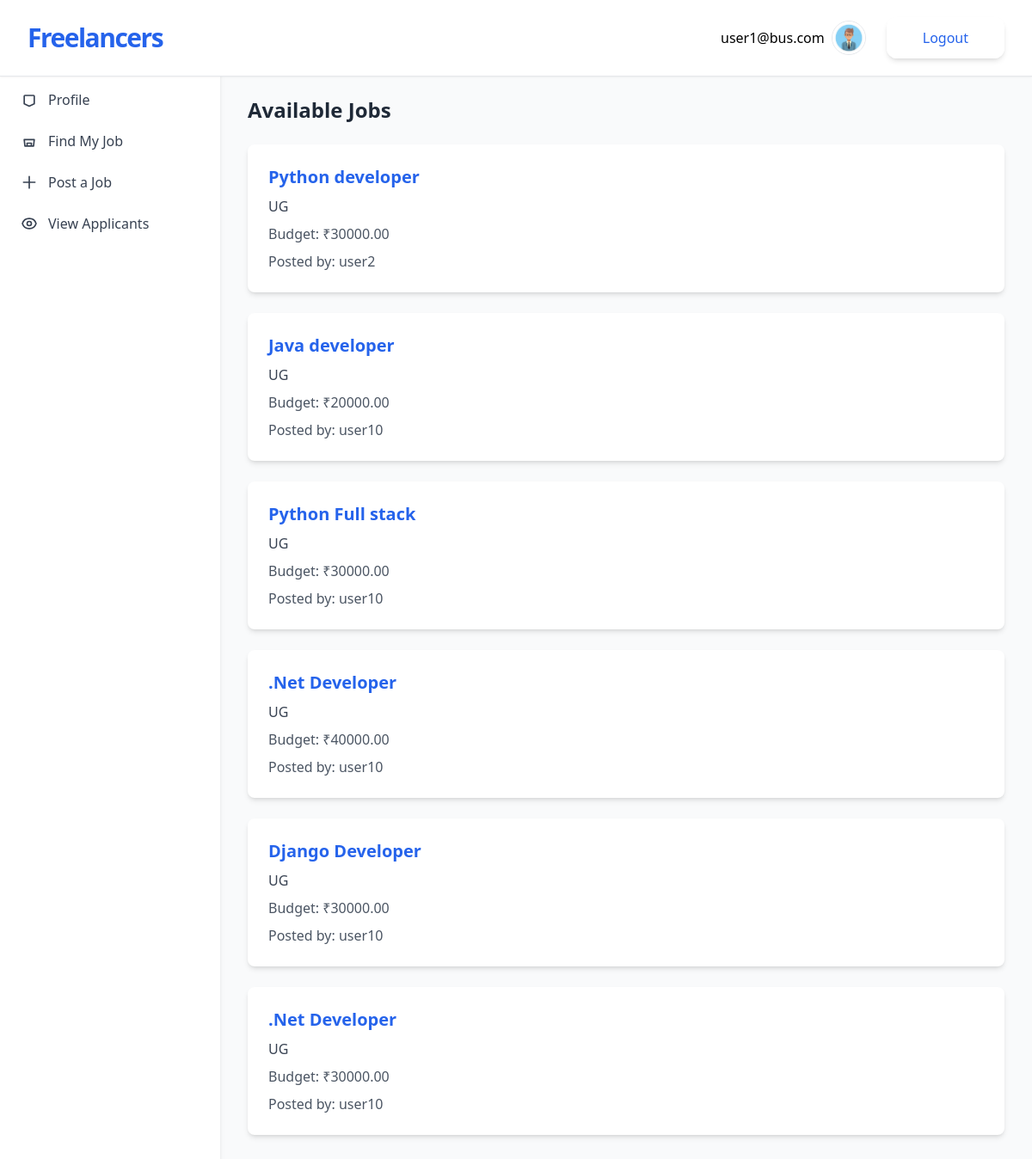
The page /jobs/ (signed in) on the database its author committed.
### accounts/models.py (models this page shows, shortened)
class CustomUser(AbstractUser):
    USER_TYPE_CHOICES = (
        ('freelancer', 'Freelancer'),
        ('business', 'Business'),
    )
    user_type = models.CharField(max_length=20, choices=USER_TYPE_CHOICES, null=True, blank=True)

### jobs/models.py (models this page shows, shortened)
class Business(models.Model):
    owner = models.OneToOneField(User, on_delete=models.CASCADE)
    profile_pic = models.ImageField(upload_to="'profiles/", blank=True)
    name = models.CharField(max_length=100)
    bio = models.TextField(blank=True)

class Job(models.Model):
    business = models.ForeignKey(Business, on_delete=models.CASCADE, related_name='jobs')
    title = models.CharField(max_length=200)
    description = models.TextField()
    budget = models.DecimalField(max_digits=10, decimal_places=2)
    created_at = models.DateTimeField(auto_now_add=True)

### jobs/views.py (the view)
# urls.py: path('jobs/', job_list, name='job-list'),
@login_required
def job_list(request):
    jobs = Job.objects.all()
    applied_jobs = []
    if request.user.is_authenticated and hasattr(request.user, 'freelancer'):
        freelancer = request.user.freelancer
        applied_jobs = [app.job.id for app in freelancer.application_set.all()]
    return render(request, 'jobs/job_list.html', {'jobs': jobs, 'applied_jobs': applied_jobs})

### jobs/templates/jobs/job_list.html (shortened to what this page needs)
{% extends "jobs/_base.html" %}
{% block content %}
<h2 class="text-2xl font-bold text-gray-800 mb-6">Available Jobs</h2>
<div class="grid gap-6">
    {% for job in jobs %}
    <div class="bg-white p-6 rounded-lg shadow-md">
        <h3 class="text-xl font-semibold text-blue-600">{{ job.title }}</h3>
        <p class="text-gray-700 mt-2">{{ job.description }}</p>
        <p class="text-gray-600 mt-2">Budget: ₹{{ job.budget }}</p>
        <p class="text-gray-600 mt-2">
            Posted by: {{ job.business.owner.username }}
        </p>
    </div>
    {% empty %}
    <p class="text-gray-500">No jobs available right now.</p>
    {% endfor %}
</div>
{% endblock %}

### jobs/templates/jobs/_base.html (shortened to what this page needs)
<!DOCTYPE html>
<html lang="en">
<head>
    <script src="https://cdn.tailwindcss.com"></script>
</head>
<body class="bg-gray-50">
    <div class="flex flex-col p-5 md:items-center md:justify-between md:flex-row md:px-6 lg:px-8 border-b bg-white shadow-sm fixed top-0 left-0 right-0 z-10">
        <div class="flex flex-row items-center justify-between lg:justify-start">
            <a href="{% url 'freelancer-list' %}" class="text-3xl font-bold tracking-tighter text-blue-600 transition duration-500 ease-in-out transform tracking-relaxed lg:pr-8">
                Freelancers
            </a>
        </div>
        <nav class="flex-col items-center flex-grow hidden pb-4 md:pb-0 md:flex md:justify-end md:flex-row lg:pl-2">
            <div class="inline-flex items-center gap-2 list-none lg:ml-auto">
                {% if user.is_authenticated %}
                <p>{{ user.email }}</p>
                {% if user.business.profile_pic %}
                    <img class="w-10 border rounded-full mr-4" src="{{ user.business.profile_pic.url }}" alt="Profile pic">
                {% endif %}
                <form action="{% url 'account_logout' %}" method="POST">
                    <button type="submit" class="items-center block px-10 py-2.5 text-base font-medium text-center text-blue-600 transition duration-500 ease-in-out transform border-2 border-white shadow-md rounded-xl focus:outline-none focus:ring-2 focus:ring-offset-2 focus:ring-gray-500">
                        Logout
                    </button>
                </form>
                {% endif %}
            </div>
        </nav>
    </div>
    <div class="flex pt-20">
        <aside class="fixed top-20 left-0 w-64 bg-white shadow-md h-[calc(100vh-5rem)] p-6 z-5">
            <nav class="flex flex-col gap-6 text-gray-700">
                <a href="{% url 'profile' %}" class="flex items-center gap-3 hover:text-blue-600 font-medium">
                    <svg xmlns="http://www.w3.org/2000/svg" class="h-5 w-5" fill="none" viewBox="0 0 24 24" stroke="currentColor">
                        <path stroke-linecap="round" stroke-linejoin="round" stroke-width="2"
                            d="M5.121 17.804A1 1 0 015 17V7a1 1 0 011-1h12a1 1 0 011 1v10a1 1 0 01-.121.804L12 21l-6.879-3.196z"/>
                    </svg>
                    Profile
                </a>
                <a href="{% url 'job-list' %}" class="flex items-center gap-3 hover:text-blue-600 font-medium">
                    <svg xmlns="http://www.w3.org/2000/svg" class="h-5 w-5" fill="none" viewBox="0 0 24 24" stroke="currentColor">
                        <path stroke-linecap="round" stroke-linejoin="round" stroke-width="2"
                            d="M9 17v-2h6v2a2 2 0 01-2 2H11a2 2 0 01-2-2zM5 10h14l-1 9H6l-1-9z"/>
                    </svg>
                    Find My Job
                </a>
                {% if user.business %}
                    <a href="{% url 'post-jobs' %}" class="flex items-center gap-3 hover:text-blue-600 font-medium">
                        <svg xmlns="http://www.w3.org/2000/svg" class="h-5 w-5" fill="none" viewBox="0 0 24 24" stroke="currentColor">
                            <path stroke-linecap="round" stroke-linejoin="round" stroke-width="2" d="M12 4v16m8-8H4"/>
                        </svg>
                        Post a Job
                    </a>
                {% endif %}
                {% if user.business %}
                    <a href="{% url 'my-job-applicants' %}" class="flex items-center gap-3 hover:text-blue-600 font-medium">
                        View Applicants
                    </a>
                {% endif %}
            </nav>
        </aside>
        <div class="flex-1 ml-64 p-8">
            <div class="container">
                {% block content %}
                {% endblock content %}
            </div>
        </div>
    </div>
</body>
</html>

### rows shown on the page
CustomUser: email "user1@bus.com", business.profile_pic (picture)
Job: title "Python developer", description "UG", budget "30000.00", business.owner.username "user2"
Job: title "Java developer", description "UG", budget "20000.00", business.owner.username "user10"
Job: title "Python Full stack", description "UG", budget "30000.00", business.owner.username "user10"
Job: title ".Net Developer", description "UG", budget "40000.00", business.owner.username "user10"
Job: title "Django Developer", description "UG", budget "30000.00", business.owner.username "user10"
Job: title ".Net Developer", description "UG", budget "30000.00", business.owner.username "user10"
